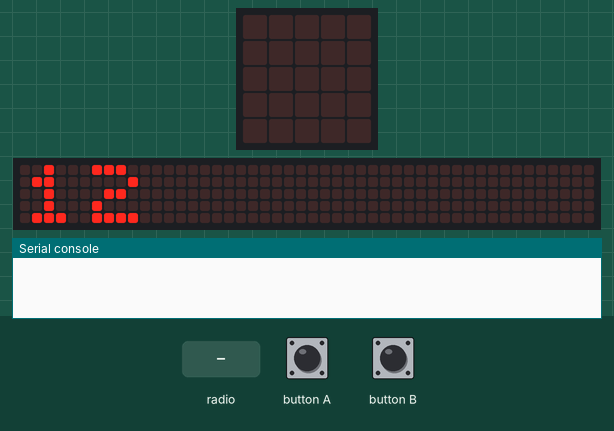
The program below on a simulated BBC micro:bit (MakeCode). Parts: the board's 5×5 LED display, a strip that is not on the board, showing the scrolling text unrolled, the last lines printed to the serial console. Inputs (shaded band) come from the test bench. The 48×5 strip is a reading aid, not a part: it shows the text the display is scrolling, unrolled, one strip-width of it at a time.

Above: at 2.3 s.
4.0 s: radio message "farge=1" arrives
At 5.0 s:
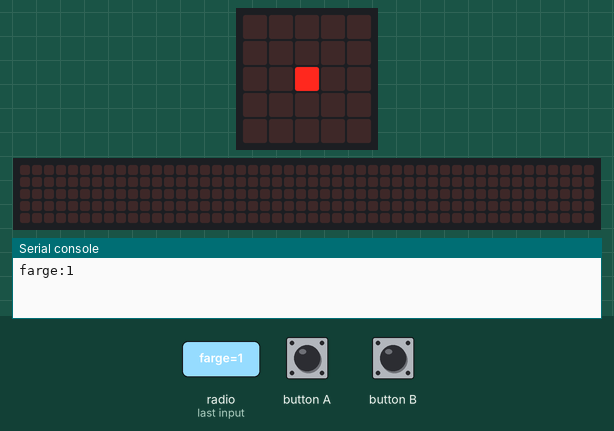
5.5 s: radio message "farge=0" arrives
At 6.1 s:
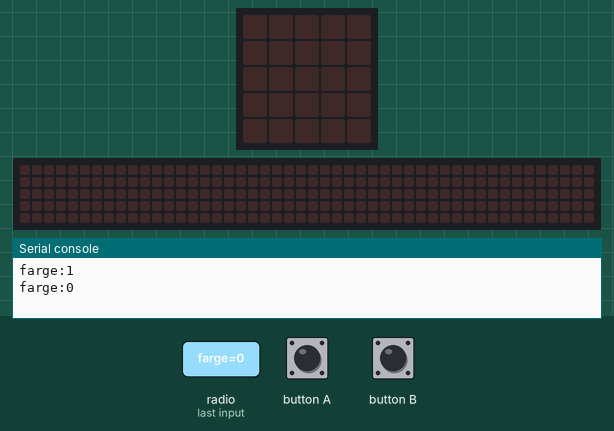
10.2 s: radio message "farge=100" arrives
At 10.9 s:
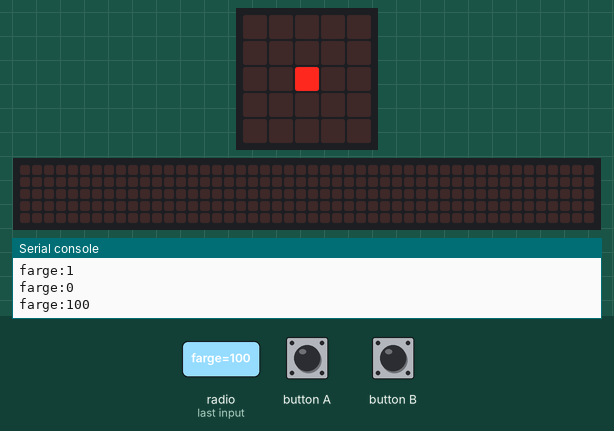
Timing chart, 0 to 12.7 s (numbered marks = the images above; inputs shaded):
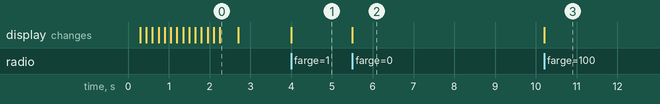

The program:

main.ts
```typescript
input.onButtonPressed(Button.A, function () {
    radio.sendValue("farge", 0x00FFFF)
})
input.onButtonPressed(Button.B, function () {
    radio.sendString("bip")
})
radio.onReceivedValue(function (name, value) {
    led.toggle(2, 2)
    serial.writeValue(name, value)
})
let id = 12
radio.setGroup(id)
basic.showNumber(id)
```

test.ts
```typescript
// testene settes inn her; disse vil ikke kompilert så lenge denne pakken blir brukt som en utvidelse.
```

Measured:
- after the input at 4.0 s, the display: changes at once (image 1)
- after the input at 5.5 s, the display: changes at once (image 2)
- after the input at 10.2 s, the display: changes at once (image 3)
- what the display in image 0 shows lasts 0.4 s, from 2.3 s to 2.7 s
